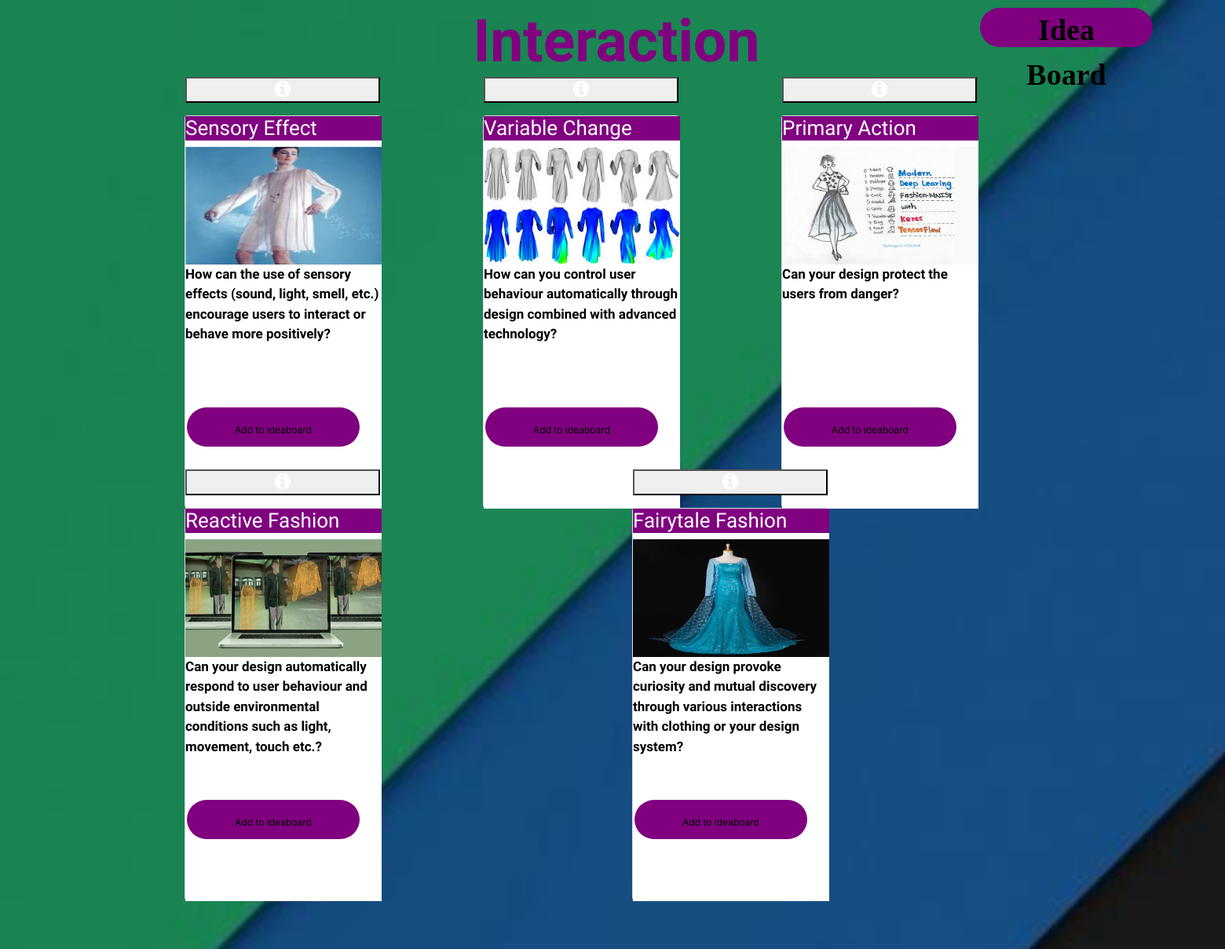
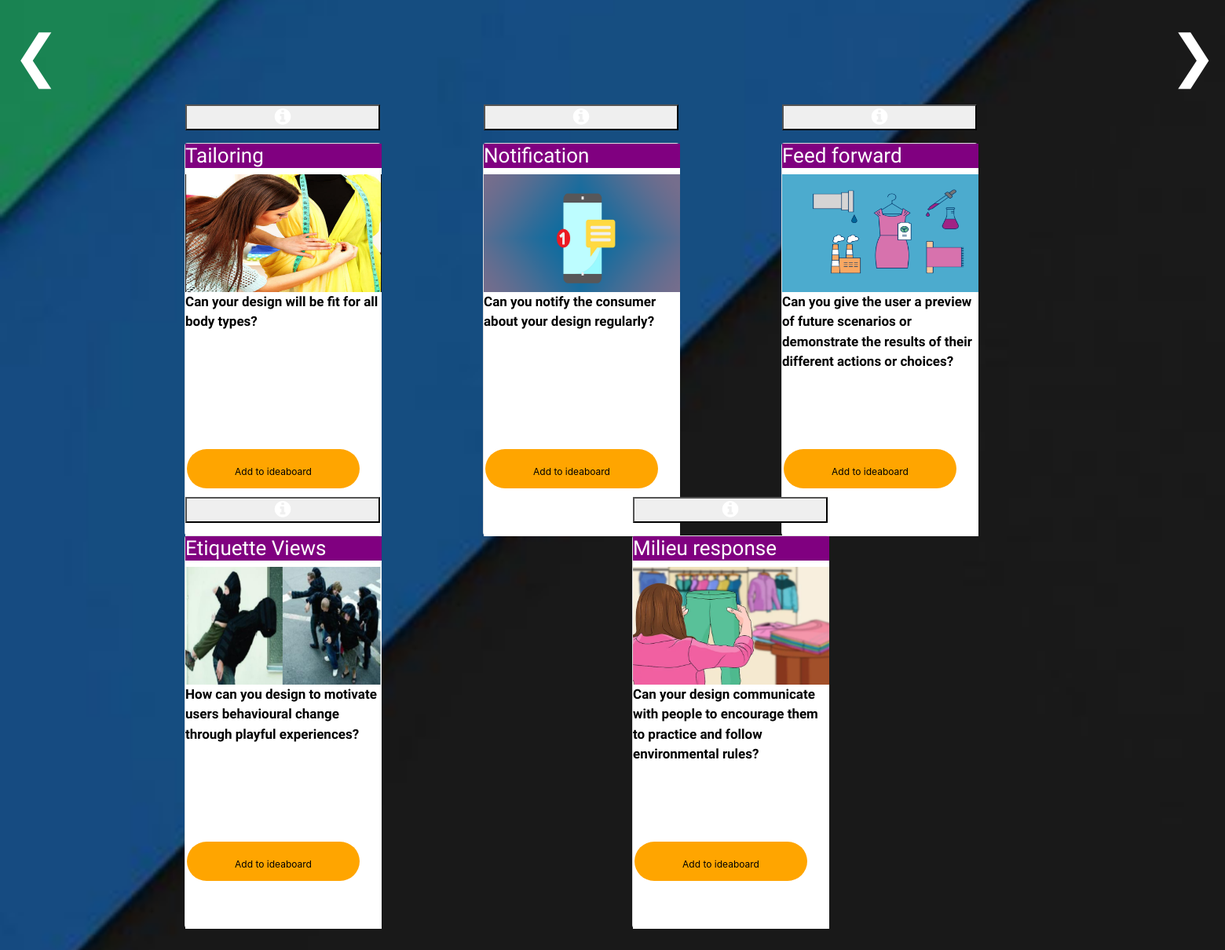
/interaction/, run on the app's committed database (2 pictures, top to bottom).
### blog/models.py (models this page shows)
class Post(models.Model):
    id = models.IntegerField().primary_key=True
    catalog=models.TextField(null=True)
    catagory = models.CharField(max_length=100)
    image = models.ImageField(null=True)
    question = models.TextField(null=True)
    description = models.TextField(null=True)

### blog/views.py (the view)
# urls.py: path('interaction/',views.interaction,name='interaction'),
def interaction(request):
    choice = Post.objects.filter(catalog='Interaction')
    choices = {
        'choice':choice[:5:],
        'choice1':choice[5::],
    }
    print(choices)
    return render(request,'blog/interaction.html',choices)

### blog/templates/blog/interaction.html (shortened to what this page needs)
{% extends "blog/base.html" %}
{% load static%}
    {%block style %}
    <link href="{% static 'test1.css' %}" rel="stylesheet">
{% endblock %}
{% block content %}
    <nav><a href="cart.html">
    <button class="b1" style="vertical-align:middle ;background-color:purple;padding-top: 0;padding-bottom: 0;margin-left:80%;margin-top:10px;margin-bottom:3%;font-family: 'Brush Script MT';">
        <span><b>Idea Board</b></span></button>
    </a></nav>
    <h2 class="text-center" style="font-family: 'Metal Mania', cursive; font-size:75px; color:purple;margin-left:10px;margin-top:-100px;"><b>Interaction</b></h2>
    <div class="container">
        <div class="row">
            {% for index in choice%}
            <div class="col">
                <section class="flipContainer">
                <div class="card">
                    <button class="js-click" style="margin-top:-50px;"><i class="fa fa-info-circle " style="font-size:24px ;color:white"></i></button>
                    <div class="front">
                            <h3>{{index.catagory}}</h3>
                            <img src="{{index.image.url}}" alt="" width="250" height="150">
                    <div> <p style="color:black;"><b>{{index.question}}</b></p></div><br><br><br><br><br><br><br><br><br><br><br>
                            <centre>
                                <div><button class="b1" style="font-size: 1em;background-color: purple;" >Add to ideaboard</button></div>
                            </centre>
                            </div>
                    <div class="back">
                        <header>
                            <h3>Description</h3>
                        </header>
                            <p style="color:black;"class="p1"><b>{{index.description}}</b></p>
                        </div>
                    </div>
                </section>
            </div>
            {%endfor%}
        </div>
    </div>
    <div class="pagination">
        <a href="{% url 'persuasion' %}"style="margin-top:20px;">❮</a>
        <a class="tab" href="{% url 'socialconversation' %}" style="margin-top:20px;">❯</a>
    </div>
    <div class="container">
        <div class="row">
            {% for index in choice1%}
            <div class="col">
                <section class="flipContainer">
                <div class="card">
                    <button class="js-click" style="margin-top:-50px;"><i class="fa fa-info-circle " style="font-size:24px ;color:white"></i></button>
                    <div class="front">
                            <h3>{{index.catagory}}</b></h3>
                            <img src="{{index.image.url}}" alt="" width="250" height="150">
                    <div> <p style="color:black;"><b>{{index.question}}</b></p></div><br><br><br><br><br><br><br><br><br><br><br><br>
                            <centre>
                                <div><button class="b1" style="font-size: 1em;" >Add to ideaboard</button></div>
                            </centre>
                            </div>
                    <div class="back">
                        <header>
                            <h3>Description</h3>
                        </header>
                            <p style="color:black;"class="p1"><b>{{index.description}}</b></p>
                        </div>
                    </div>
                </section>
            </div>
            {%endfor%}
        </div>
    </div>
{% endblock %}

### blog/static/test1.css (style rules this page uses)
.container { width: 100%; padding: -25px; margin: 50px auto; display: flex; flex-direction: row; justify-content: center; perspective: 1600px; }
.flipContainer { width: 250px; height: 500px; position: relative; margin: 0px 10px 0px; -webkit-perspective: 800px; -moz-perspective: 800px; -o-perspective: 800px; perspective: 1600px; }
.card { width: 250px; height: 500px; position: absolute; -webkit-transition: -webkit-transform 1s; -moz-transition: -moz-transform 1s; -o-transition: -o-transform 1s; transition: transform 1s; -webkit-transform-style: preserve-3d; -moz-transform-style: preserve-3d; -o-transform-style: preserve-3d; transform-style: preserve-3d; -webkit-transform-origin: 50% 50%; }
.card div { display: block; height: 500px; width: 250px; color:black; font-weight: bold; font-size: 12px; position: absolute; -webkit-backface-visibility: hidden; -moz-backface-visibility: hidden; -o-backface-visibility: hidden; backface-visibility: hidden; }
.card .front { background: white; }
.card .back { background: white; -webkit-transform: rotateY( 180deg); -moz-transform: rotateY( 180deg); -o-transform: rotateY( 180deg); transform: rotateY( 180deg); }
h3 { color:white; font-size: 26px; font-family: 'Lemonada', cursive; }
.pagination a { color: white; float: left; margin-top:200%; padding: 8px 16px; font-size:72px; text-decoration: none; transition: background-color .3s; border: 1px #ddd; }
.tab { display:inline-block; margin-left: 1381px; }
.b1 { display: inline-block; border-radius: 35px; background: orange; border: none; color: light-yellow; text-align: center; font-size: 38px; padding: 20px; width: 220px; height:50px; transition: all 0.5s; cursor: pointer; margin: 2px; }
.b1 span { cursor: pointer; display: inline-block; position: relative; transition: 0.5s; }
.b1 span:after { content: '\00bb'; position: absolute; opacity: 0; top: 0; right: -20px; transition: 0.5s; }
p { font-family: 'Courgette', cursive; font-size:17px; }
.p1 { font-family: 'Open Sans', sans-serif; font-size:15px; }

### data on the page
Post: catagory "Sensory Effect", image (picture), question "How can the use of sensory effects (sound, light, smell, etc.) encourage users to interact or behave more positively?"
Post: catagory "Variable Change", image (picture), question "How can you control user behaviour automatically through design combined with advanced technology?"
Post: catagory "Primary Action", image (picture), question "Can your design protect the users from danger?"
Post: catagory "Reactive Fashion", image (picture), question "Can your design automatically respond to user behaviour and outside environmental conditions such as light, movement, touch etc.?"
Post: catagory "Fairytale Fashion", image (picture), question "Can your design provoke curiosity and mutual discovery through various interactions with clothing or your design system?"
Post: catagory "Tailoring", image (picture), question "Can your design will be fit for all body types?"
Post: catagory "Notification", image (picture), question "Can you notify the consumer about your design regularly?"
Post: catagory "Feed forward", image (picture), question "Can you give the user a preview of future scenarios or demonstrate the results of their different actions or choices?"
Post: catagory "Etiquette Views", image (picture), question "How can you design to motivate users behavioural change through playful experiences?"
Post: catagory "Milieu response", image (picture), question "Can your design communicate with people to encourage them to practice and follow environmental rules?"
